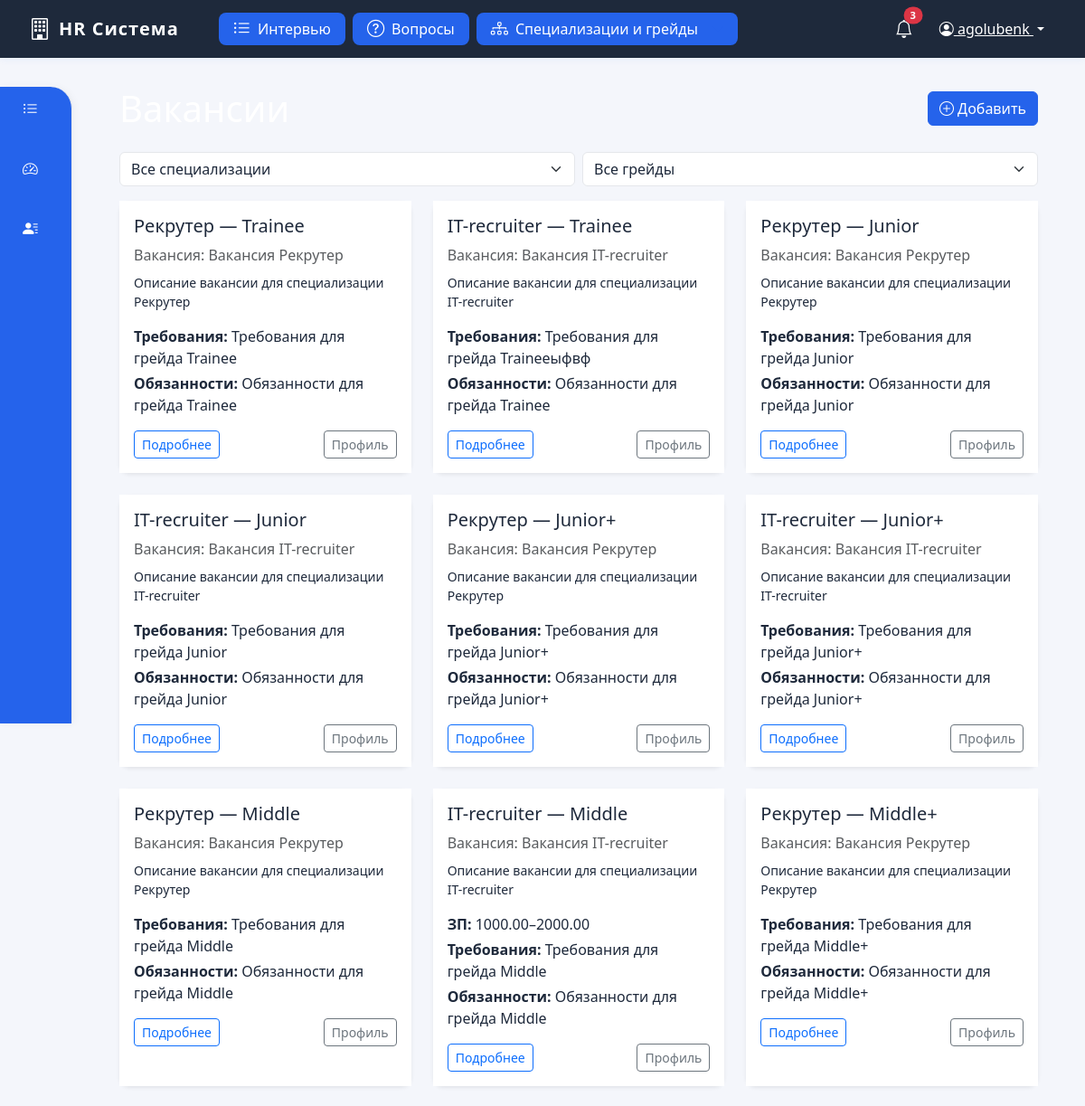
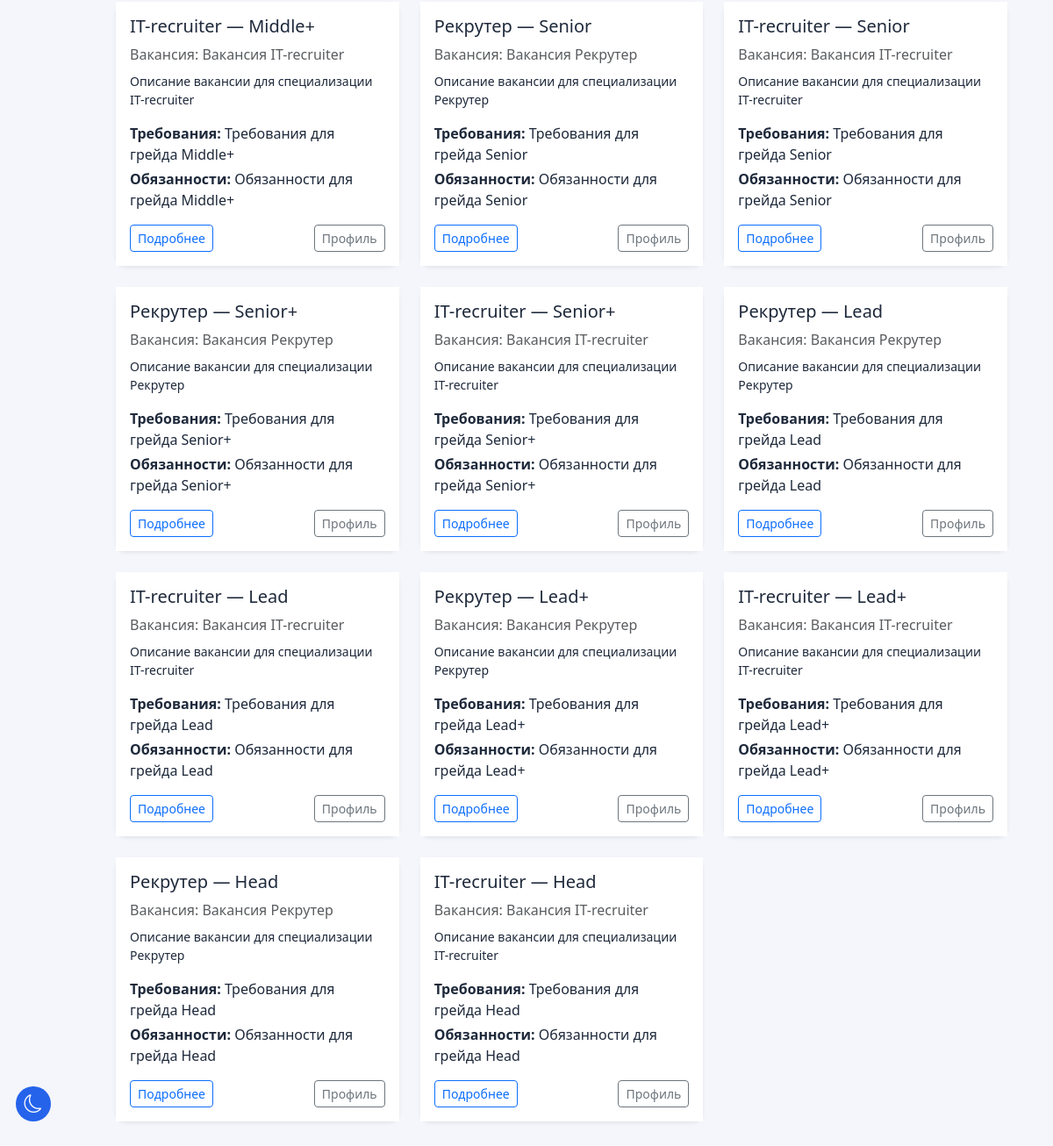
The app's page /vacancies/ (signed in) with its own data (2 pictures, top to bottom).
### positions/models.py (models this page shows, shortened)
class VacancyGrade(models.Model):
    vacancy = models.ForeignKey(Vacancy, on_delete=models.CASCADE, related_name='grades', verbose_name='Вакансия')
    grade = models.ForeignKey(Grade, on_delete=models.CASCADE, verbose_name='Грейд')
    salary_min = models.DecimalField(max_digits=10, decimal_places=2, null=True, blank=True, verbose_name='Мин. ЗП')
    salary_max = models.DecimalField(max_digits=10, decimal_places=2, null=True, blank=True, verbose_name='Макс. ЗП')
    requirements = models.TextField(verbose_name='Требования', blank=True)
    responsibilities = models.TextField(verbose_name='Обязанности', blank=True)
    wishes = models.TextField('Пожелания к кандидату', blank=True)
    work_conditions = models.TextField('Условия труда', blank=True)
    created_at = models.DateTimeField(auto_now_add=True)
    updated_at = models.DateTimeField(auto_now=True)
    class Meta:
        verbose_name = 'Грейд вакансии'
        verbose_name_plural = 'Грейды вакансий'
        unique_together = ['vacancy', 'grade']
        ordering = ['grade__order']

class Vacancy(models.Model):
    name = models.CharField(max_length=255, verbose_name='Название вакансии')
    position = models.ForeignKey('Position', on_delete=models.CASCADE, verbose_name='Специализация')
    description = models.TextField(verbose_name='Описание вакансии', blank=True)
    created_at = models.DateTimeField(auto_now_add=True)
    updated_at = models.DateTimeField(auto_now=True)
    class Meta:
        verbose_name = 'Вакансия'
        verbose_name_plural = 'Вакансии'
        ordering = ['-created_at']

class Position(models.Model):
    name = models.CharField(max_length=100, unique=True, verbose_name='Название специализации')
    is_active = models.BooleanField(default=True, verbose_name='Активна')
    class Meta:
        verbose_name = 'Специализация'
        verbose_name_plural = 'Специализации'
        ordering = ['name']

class Grade(models.Model):
    name = models.CharField(max_length=100, verbose_name='Название грейда')
    positions = models.TextField(verbose_name='Должности', blank=True)
    order = models.IntegerField(verbose_name='Порядок', default=0)
    min_score = models.DecimalField(max_digits=5, decimal_places=2, verbose_name='Минимальный балл', default=0)
    max_score = models.DecimalField(max_digits=5, decimal_places=2, verbose_name='Максимальный балл', default=100)
    class Meta:
        verbose_name = 'Грейд'
        verbose_name_plural = 'Грейды'
        ordering = ['order']

### positions/views.py (the view)
# urls.py: path('vacancies/', views.vacancies_list, name='vacancies_list'),
@login_required
def vacancies_list(request):
    show_profiles = request.GET.get('profiles')
    grade_id = request.GET.get('grade')
    position_id = request.GET.get('position')
    vacancy_grades = VacancyGrade.objects.select_related('vacancy', 'grade', 'vacancy__position', 'vacancy__profile')
    if show_profiles:
        vacancy_grades = vacancy_grades.filter(vacancy__profile__isnull=False)
    if grade_id:
        vacancy_grades = vacancy_grades.filter(grade_id=grade_id)
    if position_id:
        vacancy_grades = vacancy_grades.filter(vacancy__position_id=position_id)
    grades = Grade.objects.all()
    positions = Position.objects.all()
    return render(request, 'positions/vacancies_list.html', {
        'vacancy_grades': vacancy_grades,
        'grades': grades,
        'positions': positions,
        'selected_grade': grade_id,
        'selected_position': position_id,
        'show_profiles': show_profiles,
    })

### templates/positions/vacancies_list.html (shortened to what this page needs)
{% extends 'positions/base.html' %}
{% block content %}
<div class="container-fluid">
    <div class="d-flex justify-content-between align-items-center mb-4">
        <h1 class="mb-0">{% if show_profiles %}Профили должностей{% else %}Вакансии{% endif %}</h1>
        <a href="{% if show_profiles %}{% url 'positions:vacancy_create' %}?profile=1{% else %}{% url 'positions:vacancy_create' %}{% endif %}" class="btn btn-primary">
            <i class="bi bi-plus-circle"></i> Добавить
        </a>
    </div>
    <form method="get" class="mb-3 d-flex gap-2">
      <select name="position" class="form-select" onchange="this.form.submit()">
        <option value="">Все специализации</option>
      </select>
      <select name="grade" class="form-select" onchange="this.form.submit()">
        <option value="">Все грейды</option>
      </select>
    </form>
    {% if vacancy_grades %}
    <div class="row g-4">
        {% for vg in vacancy_grades %}
        <div class="col-12 col-md-6 col-lg-4">
            <div class="card h-100 shadow-sm border-0">
                <div class="card-body">
                    <h5 class="card-title">{{ vg.vacancy.position.name }} — {{ vg.grade.name }}</h5>
                    <p class="card-text text-muted mb-2">Вакансия: {{ vg.vacancy.name }}</p>
                    <p class="card-text small">{{ vg.vacancy.description|truncatechars:120 }}</p>
                    {% if vg.salary_min or vg.salary_max %}
                      <div class="mb-1"><b>ЗП:</b> {{ vg.salary_min }}–{{ vg.salary_max }}</div>
                    {% endif %}
                    <div class="mb-1"><b>Требования:</b> {{ vg.requirements|default:'—' }}</div>
                    <div class="mb-1"><b>Обязанности:</b> {{ vg.responsibilities|default:'—' }}</div>
                    <div class="d-flex justify-content-between align-items-center mt-3">
                        <a href="{% url 'positions:vacancy_detail' vg.vacancy.pk %}" class="btn btn-outline-primary btn-sm">Подробнее</a>
                        {% if vg.vacancy.profile %}
                        <a href="{% url 'positions:profile_detail' vg.vacancy.pk %}" class="btn btn-outline-secondary btn-sm">Профиль</a>
                        {% elif show_profiles %}
                        <a href="{% url 'positions:profile_edit' vg.vacancy.pk %}" class="btn btn-outline-success btn-sm">Создать профиль</a>
                        {% endif %}
                    </div>
                </div>
            </div>
        </div>
        {% endfor %}
    </div>
    {% else %}
    <div class="alert alert-info mt-4">Пока нет данных.</div>
    {% endif %}
</div>
{% endblock %}

### templates/positions/base.html (shortened to what this page needs)
<!DOCTYPE html>
<html lang="ru">
<head>
    <link href="https://cdn.jsdelivr.net/npm/bootstrap@5.3.0/dist/css/bootstrap.min.css" rel="stylesheet">
    <link href="https://cdn.jsdelivr.net/npm/bootstrap-icons@1.11.3/font/bootstrap-icons.css" rel="stylesheet">
</head>
<body>
    <nav class="sidebar d-flex flex-column" id="sidebar">
        <ul class="nav flex-column mb-2">
            <li class="nav-item">
                <a class="nav-link {% if request.resolver_match.url_name == 'interview_list' %}active{% endif %}" href="{% url 'positions:interview_list' %}">
                    <i class="bi bi-list-ul"></i> <span>Интервью</span>
                </a>
            </li>
            <li class="nav-item">
                <a class="nav-link " href="{% url 'positions:index' %}">
                    <i class="bi bi-speedometer2"></i> <span>Системы оценки</span>
                </a>
            </li>
            <li class="nav-item">
                <a class="nav-link {% if request.resolver_match.url_name == 'candidate_list' %}active{% endif %}" href="{% url 'positions:candidate_list' %}">
                    <i class="bi bi-person-lines-fill"></i> <span>Кандидаты</span>
                </a>
            </li>
        </ul>
    </nav>
    <a href="#" class="theme-toggle-fixed" title="Сменить тему">
        <i class="bi bi-moon"></i>
    </a>
    <div class="main">
        <div class="topbar">
            <div class="left">
                <div class="logo">
                    <i class="bi bi-building"></i>
                    <span>HR Система</span>
                </div>
                <nav class="topbar-nav d-flex align-items-center ms-4 gap-2 position-relative">
                    <a href="{% url 'positions:interview_list' %}" class="btn btn-light d-flex align-items-center gap-2 px-3 py-1 fw-medium">
                        <i class="bi bi-list-ul"></i>
                        <span>Интервью</span>
                    </a>
                    <a href="{% url 'positions:questions' %}" class="btn btn-light d-flex align-items-center gap-2 px-3 py-1 fw-medium">
                        <i class="bi bi-question-circle"></i>
                        <span>Вопросы</span>
                    </a>
                    <div class="custom-dropdown" id="specDropdown">
                        <a href="#" class="btn btn-light d-flex align-items-center gap-2 px-3 py-1 fw-medium dropdown-toggle-custom" id="specDropdownBtn">
                            <i class="bi bi-diagram-3"></i>
                            <span>Специализации и грейды</span>
                        </a>
                    </div>
                </nav>
            </div>
            <div class="d-flex align-items-center gap-3">
                <a href="#" class="text-decoration-none position-relative">
                    <i class="bi bi-bell fs-5"></i>
                    <span class="position-absolute top-0 start-100 translate-middle badge rounded-pill bg-danger" style="font-size:0.7rem;">3</span>
                </a>
                {% if user.is_authenticated %}
                <div class="user-dropdown dropdown">
                    <button class="btn btn-link dropdown-toggle" type="button" data-bs-toggle="dropdown">
                        <i class="bi bi-person-circle"></i> {{ user.username }}
                    </button>
                </div>
                {% endif %}
            </div>
        </div>
        <main class="main-content">
            {% block content %}{% endblock %}
        </main>
    </div>
</body>
</html>

### templates/positions/base.html (style rules this page uses)
:root { --bg-primary: #f4f6fb; --bg-secondary: #ffffff; --sidebar-bg: #2563eb; --sidebar-active-bg: #1e40af; --sidebar-text: #fff; --sidebar-icon: #fff; --topbar-bg: #1e293b; --topbar-text: #fff; --topbar-icon: #fff; --btn-primary-bg: #2563eb; --btn-primary-text: #fff; --btn-primary-hover-bg: #1e40af; --btn-primary-hover-text: #fff; --dropdown-bg: #fff; --dropdown-text: #1e293b; --dropdown-hover-bg: #e0e7ef; --dropdown-hover-text: #2563eb; --border-color: #e5e7eb; --card-shadow: 0 2px 8px rgba(37,99,235,0.06); --input-bg: #fff; --input-border: #e5e7eb; --table-header-bg: #f8fafc; --table-row-hover: #f1f5f9; --inline-edit-bg: #f8fafc; --inline-edit-border: #e5e7eb; --sidebar-active-icon: #1e40af; --dropdown-active-icon: #2563eb; --sidebar-icon-dark: #1e40af; }
body { background-color: var(--bg-primary); min-height: 100vh; color: var(--topbar-text); transition: background-color 0.3s ease, color 0.3s ease; }
.sidebar { position: fixed; top: 96px; left: 0; height: calc(100vh - 96px); width: 80px; background: var(--sidebar-bg); color: var(--sidebar-text); z-index: 1030; display: flex; flex-direction: column; box-shadow: 2px 0 8px rgba(0,0,0,0.04); border-top-right-radius: 1.5rem; border-bottom-right-radius: 0; overflow: hidden; transition: width 0.2s cubic-bezier(.4,0,.2,1); border-right: 1px solid var(--border-color); }
.sidebar .nav { flex-direction: column; gap: 0.25rem; padding-left: 0; margin-bottom: 2rem; }
.sidebar .nav-link { color: var(--sidebar-text); font-weight: 500; border-radius: 0.25rem; font-size: 1.05rem; display: flex; align-items: center; gap: 0.75rem; transition: background 0.2s, color 0.2s, padding 0.2s; justify-content: center; padding: 0.75rem 0.5rem; position: relative; }
.sidebar .nav-link i { color: var(--sidebar-text) !important; }
.main { margin-left: 80px; min-height: 100vh; background: var(--bg-primary); transition: margin-left 0.2s cubic-bezier(.4,0,.2,1); padding-top: 64px; }
.topbar { height: 64px; background: var(--topbar-bg); box-shadow: var(--card-shadow); display: flex; align-items: center; justify-content: space-between; padding: 0 2rem; position: fixed; top: 0; left: 0; width: 100vw; z-index: 1050; }
.topbar .left { display: flex; align-items: center; gap: 1.25rem; }
.topbar .logo { display: flex; align-items: center; gap: 0.5rem; font-size: 1.25rem; font-weight: 700; color: var(--topbar-text); letter-spacing: 1px; }
.topbar .logo i { font-size: 1.5rem; }
.topbar .user-dropdown .btn-link { color: var(--topbar-text); font-weight: 500; }
.main-content { padding: 2rem 2.5rem 2rem 2.5rem; }
.card { border: none; border-radius: 0.75rem; box-shadow: 0 2px 8px rgba(0,0,0,0.06); background: var(--bg-secondary); color: var(--topbar-text); }
.topbar-nav .btn { border-radius: 0.5rem; background: var(--btn-primary-bg); color: var(--btn-primary-text); border: none; font-size: 1rem; transition: background 0.2s, color 0.2s, box-shadow 0.2s; }
.topbar-nav .btn i { font-size: 1.2rem; color: var(--btn-primary-text); }
.theme-toggle-fixed { position: fixed; left: 18px; bottom: 32px; z-index: 2000; width: 40px; height: 40px; border-radius: 50%; color: var(--sidebar-text); background: var(--sidebar-bg); display: flex; align-items: center; justify-content: center; transition: background 0.2s, color 0.2s; font-size: 1.3rem; }
.custom-dropdown { position: relative; }
.dropdown-toggle-custom::after { content: ''; display: inline-block; margin-left: 0.5em; vertical-align: middle; border-top: 0.4em solid #2563eb; border-right: 0.4em solid transparent; border-left: 0.4em solid transparent; }
input, select, textarea { background-color: var(--input-bg) !important; border-color: var(--input-border) !important; color: var(--dropdown-text) !important; }
.btn-light { background-color: var(--bg-secondary); border-color: var(--border-color); color: var(--dropdown-text); }
.btn-primary { background-color: var(--btn-primary-bg); border-color: var(--btn-primary-bg); color: var(--btn-primary-text); }
.nav-link { color: var(--dropdown-text); }
.logo, .system-title { color: var(--topbar-text); }
.bi { color: var(--topbar-icon); }
:root .sidebar .nav-link i { color: var(--sidebar-text) !important; }
.btn .bi { color: inherit; }
.btn-primary .bi { color: var(--btn-primary-text); }
.btn-light .bi { color: var(--dropdown-text); }
.tab-content, .tab-pane, .card-body { background: var(--bg-secondary) !important; color: var(--dropdown-text) !important; }

### records on screen
VacancyGrade: vacancy.position.name "Рекрутер", grade.name "Trainee", vacancy.name "Вакансия Рекрутер", vacancy.description "Описание вакансии для специализации Рекрутер", requirements "Требования для грейда Trainee", responsibilities "Обязанности для грейда Trainee", shows "Профиль"
VacancyGrade: vacancy.position.name "IT-recruiter", grade.name "Trainee", vacancy.name "Вакансия IT-recruiter", vacancy.description "Описание вакансии для специализации IT-recruiter", requirements "Требования для грейда Traineeыфвф", responsibilities "Обязанности для грейда Trainee", shows "Профиль"
VacancyGrade: vacancy.position.name "Рекрутер", grade.name "Junior", vacancy.name "Вакансия Рекрутер", vacancy.description "Описание вакансии для специализации Рекрутер", requirements "Требования для грейда Junior", responsibilities "Обязанности для грейда Junior", shows "Профиль"
VacancyGrade: vacancy.position.name "IT-recruiter", grade.name "Junior", vacancy.name "Вакансия IT-recruiter", vacancy.description "Описание вакансии для специализации IT-recruiter", requirements "Требования для грейда Junior", responsibilities "Обязанности для грейда Junior", shows "Профиль"
VacancyGrade: vacancy.position.name "Рекрутер", grade.name "Junior+", vacancy.name "Вакансия Рекрутер", vacancy.description "Описание вакансии для специализации Рекрутер", requirements "Требования для грейда Junior+", responsibilities "Обязанности для грейда Junior+", shows "Профиль"
VacancyGrade: vacancy.position.name "IT-recruiter", grade.name "Junior+", vacancy.name "Вакансия IT-recruiter", vacancy.description "Описание вакансии для специализации IT-recruiter", requirements "Требования для грейда Junior+", responsibilities "Обязанности для грейда Junior+", shows "Профиль"
VacancyGrade: vacancy.position.name "Рекрутер", grade.name "Middle", vacancy.name "Вакансия Рекрутер", vacancy.description "Описание вакансии для специализации Рекрутер", requirements "Требования для грейда Middle", responsibilities "Обязанности для грейда Middle", shows "Профиль"
VacancyGrade: vacancy.position.name "IT-recruiter", grade.name "Middle", vacancy.name "Вакансия IT-recruiter", vacancy.description "Описание вакансии для специализации IT-recruiter", salary_min "1000.00", salary_max "2000.00", requirements "Требования для грейда Middle", responsibilities "Обязанности для грейда Middle", shows "Профиль"
VacancyGrade: vacancy.position.name "Рекрутер", grade.name "Middle+", vacancy.name "Вакансия Рекрутер", vacancy.description "Описание вакансии для специализации Рекрутер", requirements "Требования для грейда Middle+", responsibilities "Обязанности для грейда Middle+", shows "Профиль"
VacancyGrade: vacancy.position.name "IT-recruiter", grade.name "Middle+", vacancy.name "Вакансия IT-recruiter", vacancy.description "Описание вакансии для специализации IT-recruiter", requirements "Требования для грейда Middle+", responsibilities "Обязанности для грейда Middle+", shows "Профиль"
VacancyGrade: vacancy.position.name "Рекрутер", grade.name "Senior", vacancy.name "Вакансия Рекрутер", vacancy.description "Описание вакансии для специализации Рекрутер", requirements "Требования для грейда Senior", responsibilities "Обязанности для грейда Senior", shows "Профиль"
VacancyGrade: vacancy.position.name "IT-recruiter", grade.name "Senior", vacancy.name "Вакансия IT-recruiter", vacancy.description "Описание вакансии для специализации IT-recruiter", requirements "Требования для грейда Senior", responsibilities "Обязанности для грейда Senior", shows "Профиль"
VacancyGrade: vacancy.position.name "Рекрутер", grade.name "Senior+", vacancy.name "Вакансия Рекрутер", vacancy.description "Описание вакансии для специализации Рекрутер", requirements "Требования для грейда Senior+", responsibilities "Обязанности для грейда Senior+", shows "Профиль"
VacancyGrade: vacancy.position.name "IT-recruiter", grade.name "Senior+", vacancy.name "Вакансия IT-recruiter", vacancy.description "Описание вакансии для специализации IT-recruiter", requirements "Требования для грейда Senior+", responsibilities "Обязанности для грейда Senior+", shows "Профиль"
VacancyGrade: vacancy.position.name "Рекрутер", grade.name "Lead", vacancy.name "Вакансия Рекрутер", vacancy.description "Описание вакансии для специализации Рекрутер", requirements "Требования для грейда Lead", responsibilities "Обязанности для грейда Lead", shows "Профиль"
VacancyGrade: vacancy.position.name "IT-recruiter", grade.name "Lead", vacancy.name "Вакансия IT-recruiter", vacancy.description "Описание вакансии для специализации IT-recruiter", requirements "Требования для грейда Lead", responsibilities "Обязанности для грейда Lead", shows "Профиль"
VacancyGrade: vacancy.position.name "Рекрутер", grade.name "Lead+", vacancy.name "Вакансия Рекрутер", vacancy.description "Описание вакансии для специализации Рекрутер", requirements "Требования для грейда Lead+", responsibilities "Обязанности для грейда Lead+", shows "Профиль"
VacancyGrade: vacancy.position.name "IT-recruiter", grade.name "Lead+", vacancy.name "Вакансия IT-recruiter", vacancy.description "Описание вакансии для специализации IT-recruiter", requirements "Требования для грейда Lead+", responsibilities "Обязанности для грейда Lead+", shows "Профиль"
VacancyGrade: vacancy.position.name "Рекрутер", grade.name "Head", vacancy.name "Вакансия Рекрутер", vacancy.description "Описание вакансии для специализации Рекрутер", requirements "Требования для грейда Head", responsibilities "Обязанности для грейда Head", shows "Профиль"
VacancyGrade: vacancy.position.name "IT-recruiter", grade.name "Head", vacancy.name "Вакансия IT-recruiter", vacancy.description "Описание вакансии для специализации IT-recruiter", requirements "Требования для грейда Head", responsibilities "Обязанности для грейда Head", shows "Профиль"

### other values on screen
{{ user.username }} "agolubenk"
